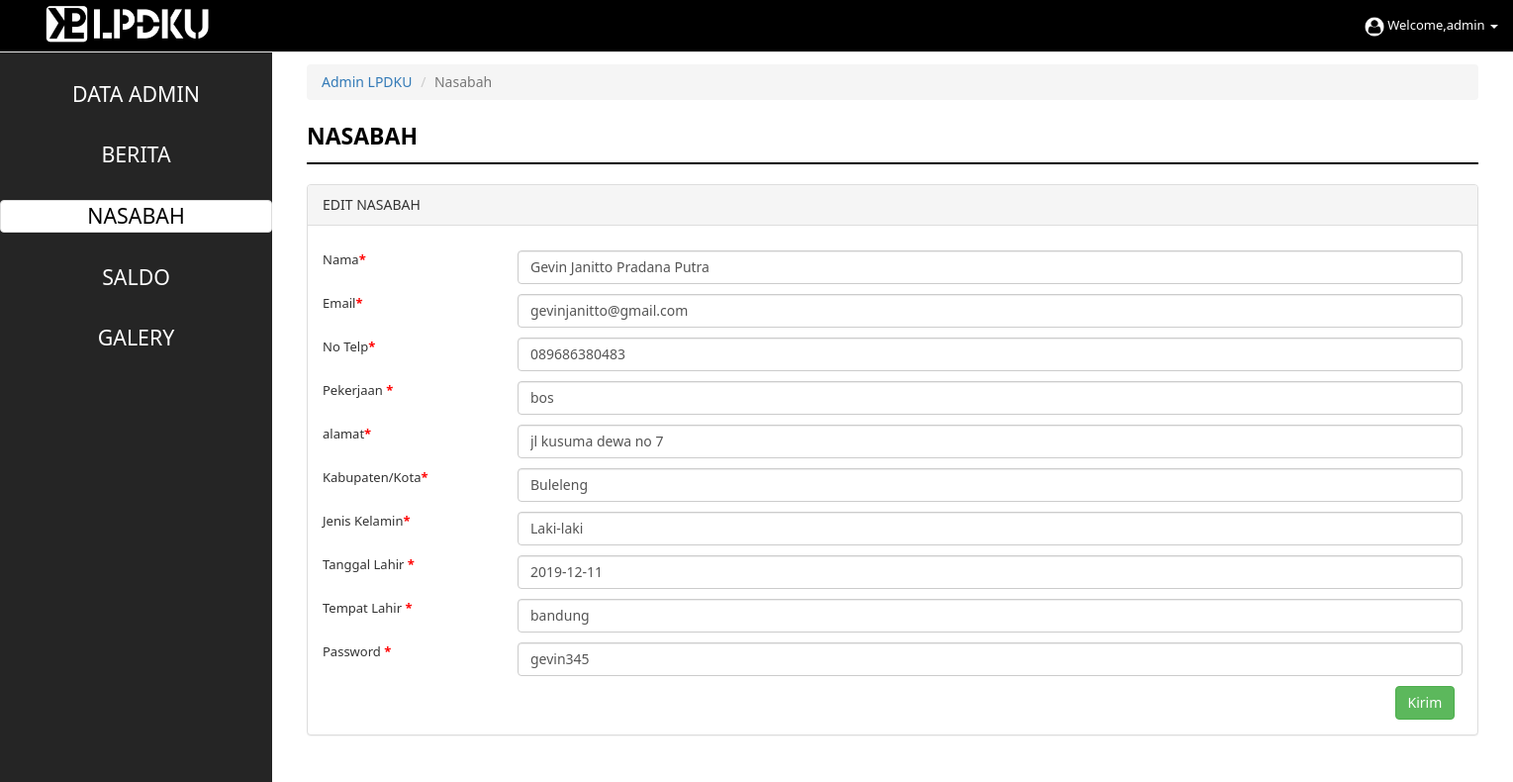
The page /admin/edit_nsb.php?id=gevinjanitto@gmail.com (signed in) on the database its author committed.
### tables this page shows
CREATE TABLE `user_login` (
  `email_user` varchar(40) NOT NULL,
  `password_user` varchar(25) NOT NULL,
  `id_role` int(11) NOT NULL,
  `waktu_daftar` date NOT NULL
);

CREATE TABLE `nasabah` (
  `id_nsb` int(8) NOT NULL,
  `nama_nsb` varchar(50) DEFAULT NULL,
  `email_nsb` varchar(40) NOT NULL,
  `telp_nsb` varchar(15) NOT NULL,
  `pekerjaan_nsb` varchar(30) NOT NULL,
  `alamat_nsb` varchar(50) NOT NULL,
  `kabkot_nsb` varchar(30) NOT NULL,
  `jk_nsb` varchar(20) NOT NULL,
  `tgllahir_nsb` date NOT NULL,
  `tmplahir_nsb` varchar(30) NOT NULL
);

### admin/edit_nsb.php (the view, shortened to what this page needs)
<?php session_start();
 if(!isset($_SESSION['email_user']))
  {
    header('location:../index.php');
    exit();
  }?><!DOCTYPE html>
<html lang="en">
<head>
<link href="../css/bootstrap1.min.css" rel="stylesheet">
<link href="../css/simplesidebar.css" rel="stylesheet">
<link href="../css/stylee.css" rel="stylesheet">
<link href="../css/tabell.css" rel="stylesheet">
</head>
<body>
  <?php
      include "../proses/cek.php";
      $email=$_SESSION['email_user'];
      $id = $_GET['id'];
      $sql = mysqli_query($conn, "SELECT * FROM user_login INNER JOIN nasabah ON user_login.email_user = nasabah.email_nsb WHERE email_user = '$id'");
      $row = mysqli_fetch_assoc($sql);
      ?>
<div id="wrapper">
<div id="sidebar-wrapper" style="padding-top:50px;">
  <div class="panel-group" id="accordion" role="tablist" aria-multiselectable="true">
  <div class="pinggir"><br>
    <a href="data_admin.php" style="text-decoration:none; color:white;">DATA ADMIN</a><br><br>
     <a href="berita.php" style="text-decoration:none; color:white;">BERITA</a><br><br>
     <div class="panel panel-default" style="color:black">
     <a href="nasabah.php" style="text-decoration:none; color:black;">NASABAH</a></div><br>
     <a href="saldo.php" style="text-decoration:none; color:white;">SALDO</a><br><br>
     <a href="galery.php" style="text-decoration:none; color:white;">GALERY</a><br><br>
    </div>
</div></div></form>
<div id="page-content-wrapper">
<div class="container-fluid">
<ol class="breadcrumb">
  <li><a href="nasabah.php">Admin LPDKU</a></li>
  <li class="active">Nasabah</li>
</ol>
<div class="row">
    <div class="col-lg-12 col-md-12 col-sm-12 col-xs-12">
    <p style="font-size:23px;color:#000000;"><b></span> NASABAH</b></p>
    <hr style="border:1px solid #000000;padding:0;margin:0px 0px 20px 0px;">
    </div>
</div>
    <div class="row">
  <div class="col-lg-12 col-md-12 col-sm-12 col-xs-12">
  <div class="panel panel-default">
  <div class="panel-heading">EDIT NASABAH</div>
  <form action="../proses/updatenasabah.php" method="POST" enctype="multipart/form-data">
  <div class="panel-body">
        <div class="row" style="margin-top:10px;font-size:13px;">
        <div class="col-lg-2 col-md-2 col-sm-12 col-xs-12">
            Nama<font color="red"><b>*</b></font>
          </div>
          <div class="col-lg-10 col-md-10 col-sm-12 col-xs-12">
            <input type="text" name="nama" value="<?php echo $row['nama_nsb']; ?>" class="form-control" required >
          </div>
        </div>
         <div class="row" style="margin-top:10px;font-size:13px;">
        <div class="col-lg-2 col-md-2 col-sm-12 col-xs-12">
            Email<font color="red"><b>*</b></font>
          </div>
          <div class="col-lg-10 col-md-10 col-sm-12 col-xs-12">
            <input name="email" class="form-control" required value="<?php echo $row['email_user']; ?>">
          </div>
        </div>
        <div class="row" style="margin-top:10px;font-size:13px;">
        <div class="col-lg-2 col-md-2 col-sm-12 col-xs-12">
            No Telp<font color="red"><b>*</b></font>
          </div>
          <div class="col-lg-10 col-md-10 col-sm-12 col-xs-12">
            <input name="telp" class="form-control" required value="<?php echo $row['telp_nsb']; ?>">
          </div>
        </div>
       <div class="row" style="margin-top:10px;font-size:13px;">
          <div class="col-lg-2 col-md-2 col-sm-12 col-xs-12">
            Pekerjaan <font color="red"><b>*</b></font>
          </div>
          <div class="col-lg-10 col-md-10 col-sm-12 col-xs-12">
            <input type="text"  name="kerja" value="<?php echo $row['pekerjaan_nsb']; ?>"class="form-control" required>
          </div>
        </div>
        <div class="row" style="margin-top:10px;font-size:13px;">
        <div class="col-lg-2 col-md-2 col-sm-12 col-xs-12">
            alamat<font color="red"><b>*</b></font>
          </div>
          <div class="col-lg-10 col-md-10 col-sm-12 col-xs-12">
            <input type="text" name="alamat" value="<?php echo $row['alamat_nsb']; ?>"class="form-control" required >
          </div>
        </div>
         <div class="row" style="margin-top:10px;font-size:13px;">
        <div class="col-lg-2 col-md-2 col-sm-12 col-xs-12">
            Kabupaten/Kota<font color="red"><b>*</b></font>
          </div>
          <div class="col-lg-10 col-md-10 col-sm-12 col-xs-12">
            <input type="text" name="kab" value="<?php echo $row['kabkot_nsb']; ?>" class="form-control" required >
          </div>
        </div>
        <div class="row" style="margin-top:10px;font-size:13px;">
        <div class="col-lg-2 col-md-2 col-sm-12 col-xs-12">
            Jenis Kelamin<font color="red"><b>*</b></font>
          </div>
          <div class="col-lg-10 col-md-10 col-sm-12 col-xs-12">
            <input type="text" name="jk" value="<?php echo $row['jk_nsb']; ?>" class="form-control" required >
        </div>
      </div>
       <div class="row" style="margin-top:10px;font-size:13px;">
          <div class="col-lg-2 col-md-2 col-sm-12 col-xs-12">
            Tanggal Lahir <font color="red"><b>*</b></font>
          </div>
          <div class="col-lg-10 col-md-10 col-sm-12 col-xs-12">
            <input type="text"  name="tgl" value="<?php echo $row['tgllahir_nsb']; ?>"class="form-control" required>
          </div>
        </div>
        <div class="row" style="margin-top:10px;font-size:13px;">
          <div class="col-lg-2 col-md-2 col-sm-12 col-xs-12">
            Tempat Lahir <font color="red"><b>*</b></font>
          </div>
          <div class="col-lg-10 col-md-10 col-sm-12 col-xs-12">
            <input type="text"  name="tmp" value="<?php echo $row['tmplahir_nsb']; ?>"class="form-control" required>
          </div>
        </div>
        <div class="row" style="margin-top:10px;font-size:13px;">
          <div class="col-lg-2 col-md-2 col-sm-12 col-xs-12">
            Password <font color="red"><b>*</b></font>
          </div>
          <div class="col-lg-10 col-md-10 col-sm-12 col-xs-12">
            <input type="text"  name="pass" value="<?php echo $row['password_user']; ?>"class="form-control" required>
          </div>
        </div>
      <div class="row" style="margin-top:10px;font-size:13px;">
      <div class="col-lg-6 col-md-6 col-sm-12 col-xs-12 col-lg-offset-11 col-md-offset-11">
          <input class="btn btn-md btn-success" type="submit" value="Kirim">
        </div>
      </div>
      </div>
      </div>
      </div>
    </div>
</div></form>
</div>
</div>
  <nav class="navbar navbar-default navbar-fixed-top" id="navbar-color" style="font-size:13px;">
    <div class="container-fluid">
      <div class="navbar-header">
        <div style="margin-left:20px;"><a href="#menu-toggle" id="menu-toggle"><img src="../images/logo1.png" widht="200" height="50"></a></div>
      </div>
      <div class="collapse navbar-collapse" id="myNavbar">
        <ul class="nav navbar-nav navbar-right">
          <li ><a href="#" id="navbar-color"><span id="clock"></span> </a></li>
          <li class="dropdown">
            <a class="dropdown-toggle" data-toggle="dropdown" href="#" id="navbar-color"><img src="../images/3.png" width="20" height="20"> Welcome,<?php echo $email; ?> <span class="caret"></span></a>
          </li>
        </ul>
      </div>
    </div>
  </nav>
</body>
</html>

### css/simplesidebar.css (style rules this page uses)
#wrapper { padding-left: 0; -webkit-transition: all 0.5s ease; -moz-transition: all 0.5s ease; -o-transition: all 0.5s ease; transition: all 0.5s ease; }
#sidebar-wrapper { z-index: 1000; position: fixed; left: 275px; width: 0; height: 100%; margin-left: -275px; overflow-y: auto; background: #252525; -webkit-transition: all 0.5s ease; -moz-transition: all 0.5s ease; -o-transition: all 0.5s ease; transition: all 0.5s ease; }
#page-content-wrapper { width: 100%; position: absolute; padding: 15px; }
@media (min-width:768px) { #wrapper { padding-left: 275px; } }
@media (min-width:768px) { #sidebar-wrapper { width: 275px; } }
@media (min-width:768px) { #page-content-wrapper { padding: 20px; position: relative; } }

### css/stylee.css (style rules this page uses)
.pinggir { font-size: 16pt; font-family:"Segoe UI"; text-align: center; color: white; }
* { font-family:"Segoe UI"; }
a { text-decoration:none !important; }
a { text-decoration: none important!; }
.navbar-fixed-top .nav { padding: 0px 0px 0px 0px; }
#navbar-color { background: #000000; color:#fff; }

### rows shown on the page
user_login: nama "Gevin Janitto Pradana Putra", email "gevinjanitto@gmail.com", telp "089686380483", kerja "bos", alamat "jl kusuma dewa no 7", kab "Buleleng", jk "Laki-laki", tgl "2019-12-11", tmp "bandung", pass "gevin345"

### other values the page prints
$email "admin"
